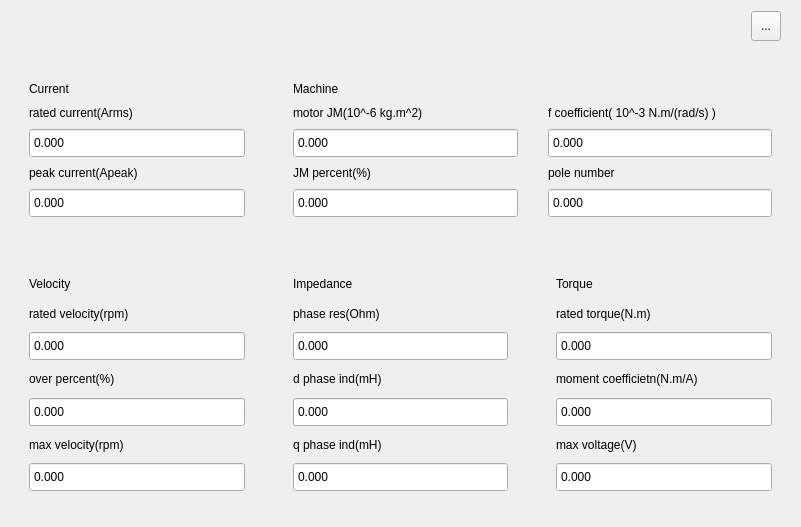
<?xml version="1.0" encoding="UTF-8"?>
<ui version="4.0">
 <class>GraphMotor130</class>
 <widget class="QWidget" name="GraphMotor130">
  <property name="geometry">
   <rect>
    <x>0</x>
    <y>0</y>
    <width>801</width>
    <height>527</height>
   </rect>
  </property>
  <property name="windowTitle">
   <string>Form</string>
  </property>
  <property name="styleSheet">
   <string notr="true"/>
  </property>
  <layout class="QGridLayout" name="gridLayout_2" rowstretch="0,2,3" columnstretch="1,1,1" columnminimumwidth="0,0,0">
   <property name="leftMargin">
    <number>20</number>
   </property>
   <property name="rightMargin">
    <number>20</number>
   </property>
   <property name="bottomMargin">
    <number>20</number>
   </property>
   <property name="spacing">
    <number>30</number>
   </property>
   <item row="0" column="2">
    <layout class="QHBoxLayout" name="hlayout_btn">
     <item>
      <spacer name="horizontalSpacer">
       <property name="orientation">
        <enum>Qt::Horizontal</enum>
       </property>
       <property name="sizeHint" stdset="0">
        <size>
         <width>40</width>
         <height>20</height>
        </size>
       </property>
      </spacer>
     </item>
     <item>
      <widget class="QToolButton" name="tbtn_motorDB">
       <property name="minimumSize">
        <size>
         <width>30</width>
         <height>30</height>
        </size>
       </property>
       <property name="text">
        <string>...</string>
       </property>
      </widget>
     </item>
    </layout>
   </item>
   <item row="1" column="0">
    <widget class="QWidget" name="widget_currentPrm" native="true">
     <layout class="QVBoxLayout" name="verticalLayout">
      <property name="leftMargin">
       <number>9</number>
      </property>
      <property name="topMargin">
       <number>9</number>
      </property>
      <property name="rightMargin">
       <number>9</number>
      </property>
      <property name="bottomMargin">
       <number>15</number>
      </property>
      <item>
       <widget class="QLabel" name="label_motorCur">
        <property name="text">
         <string>Current</string>
        </property>
       </widget>
      </item>
      <item>
       <widget class="QLabel" name="label_2">
        <property name="text">
         <string>rated current(Arms)</string>
        </property>
        <property name="margin">
         <number>0</number>
        </property>
       </widget>
      </item>
      <item>
       <widget class="QDoubleSpinBox" name="dspinBox_iRat">
        <property name="minimumSize">
         <size>
          <width>0</width>
          <height>30</height>
         </size>
        </property>
        <property name="wrapping">
         <bool>false</bool>
        </property>
        <property name="frame">
         <bool>true</bool>
        </property>
        <property name="buttonSymbols">
         <enum>QAbstractSpinBox::NoButtons</enum>
        </property>
        <property name="decimals">
         <number>3</number>
        </property>
        <property name="maximum">
         <double>4294967296.000000000000000</double>
        </property>
       </widget>
      </item>
      <item>
       <widget class="QLabel" name="label_3">
        <property name="text">
         <string>peak current(Apeak)</string>
        </property>
       </widget>
      </item>
      <item>
       <widget class="QDoubleSpinBox" name="dspinBox_iMax">
        <property name="minimumSize">
         <size>
          <width>0</width>
          <height>30</height>
         </size>
        </property>
        <property name="wrapping">
         <bool>false</bool>
        </property>
        <property name="frame">
         <bool>true</bool>
        </property>
        <property name="buttonSymbols">
         <enum>QAbstractSpinBox::NoButtons</enum>
        </property>
        <property name="decimals">
         <number>3</number>
        </property>
        <property name="maximum">
         <double>4294967296.000000000000000</double>
        </property>
       </widget>
      </item>
     </layout>
    </widget>
   </item>
   <item row="1" column="1" colspan="2">
    <widget class="QWidget" name="widget_machinePrm" native="true">
     <layout class="QGridLayout" name="gridLayout">
      <property name="leftMargin">
       <number>9</number>
      </property>
      <property name="rightMargin">
       <number>9</number>
      </property>
      <property name="bottomMargin">
       <number>15</number>
      </property>
      <property name="horizontalSpacing">
       <number>30</number>
      </property>
      <item row="0" column="0" colspan="2">
       <widget class="QLabel" name="label_MotorMac">
        <property name="text">
         <string>Machine</string>
        </property>
       </widget>
      </item>
      <item row="1" column="0">
       <widget class="QLabel" name="label_23">
        <property name="text">
         <string>motor JM(10^-6 kg.m^2)</string>
        </property>
       </widget>
      </item>
      <item row="1" column="1">
       <widget class="QLabel" name="label_25">
        <property name="text">
         <string>f coefficient( 10^-3 N.m/(rad/s) )</string>
        </property>
       </widget>
      </item>
      <item row="2" column="0">
       <widget class="QDoubleSpinBox" name="dspinBox_Jm">
        <property name="minimumSize">
         <size>
          <width>0</width>
          <height>30</height>
         </size>
        </property>
        <property name="wrapping">
         <bool>false</bool>
        </property>
        <property name="frame">
         <bool>true</bool>
        </property>
        <property name="buttonSymbols">
         <enum>QAbstractSpinBox::NoButtons</enum>
        </property>
        <property name="decimals">
         <number>3</number>
        </property>
        <property name="maximum">
         <double>4294967296.000000000000000</double>
        </property>
       </widget>
      </item>
      <item row="2" column="1">
       <widget class="QDoubleSpinBox" name="dspinBox_fcoe">
        <property name="minimumSize">
         <size>
          <width>0</width>
          <height>30</height>
         </size>
        </property>
        <property name="inputMethodHints">
         <set>Qt::ImhFormattedNumbersOnly</set>
        </property>
        <property name="wrapping">
         <bool>false</bool>
        </property>
        <property name="frame">
         <bool>true</bool>
        </property>
        <property name="buttonSymbols">
         <enum>QAbstractSpinBox::NoButtons</enum>
        </property>
        <property name="decimals">
         <number>3</number>
        </property>
        <property name="maximum">
         <double>4294967296.000000000000000</double>
        </property>
       </widget>
      </item>
      <item row="3" column="0">
       <widget class="QLabel" name="label_24">
        <property name="text">
         <string>JM percent(%)</string>
        </property>
       </widget>
      </item>
      <item row="3" column="1">
       <widget class="QLabel" name="label_26">
        <property name="text">
         <string>pole number</string>
        </property>
       </widget>
      </item>
      <item row="4" column="0">
       <widget class="QDoubleSpinBox" name="dspinBox_JmPercent">
        <property name="minimumSize">
         <size>
          <width>0</width>
          <height>30</height>
         </size>
        </property>
        <property name="wrapping">
         <bool>false</bool>
        </property>
        <property name="frame">
         <bool>true</bool>
        </property>
        <property name="buttonSymbols">
         <enum>QAbstractSpinBox::NoButtons</enum>
        </property>
        <property name="decimals">
         <number>3</number>
        </property>
        <property name="maximum">
         <double>4294967296.000000000000000</double>
        </property>
       </widget>
      </item>
      <item row="4" column="1">
       <widget class="QDoubleSpinBox" name="dspinBox_pole">
        <property name="minimumSize">
         <size>
          <width>0</width>
          <height>30</height>
         </size>
        </property>
        <property name="wrapping">
         <bool>false</bool>
        </property>
        <property name="frame">
         <bool>true</bool>
        </property>
        <property name="buttonSymbols">
         <enum>QAbstractSpinBox::NoButtons</enum>
        </property>
        <property name="decimals">
         <number>3</number>
        </property>
        <property name="maximum">
         <double>4294967296.000000000000000</double>
        </property>
       </widget>
      </item>
     </layout>
    </widget>
   </item>
   <item row="2" column="0">
    <widget class="QWidget" name="widget_velocityPrm" native="true">
     <layout class="QVBoxLayout" name="verticalLayout_3">
      <property name="leftMargin">
       <number>9</number>
      </property>
      <property name="rightMargin">
       <number>9</number>
      </property>
      <property name="bottomMargin">
       <number>15</number>
      </property>
      <item>
       <widget class="QLabel" name="label_motorVel">
        <property name="text">
         <string>Velocity</string>
        </property>
       </widget>
      </item>
      <item>
       <widget class="QLabel" name="label_5">
        <property name="text">
         <string>rated velocity(rpm)</string>
        </property>
       </widget>
      </item>
      <item>
       <widget class="QDoubleSpinBox" name="dspinBox_vRat">
        <property name="minimumSize">
         <size>
          <width>0</width>
          <height>30</height>
         </size>
        </property>
        <property name="wrapping">
         <bool>false</bool>
        </property>
        <property name="frame">
         <bool>true</bool>
        </property>
        <property name="buttonSymbols">
         <enum>QAbstractSpinBox::NoButtons</enum>
        </property>
        <property name="decimals">
         <number>3</number>
        </property>
        <property name="maximum">
         <double>4294967296.000000000000000</double>
        </property>
       </widget>
      </item>
      <item>
       <widget class="QLabel" name="label_6">
        <property name="text">
         <string>over percent(%)</string>
        </property>
       </widget>
      </item>
      <item>
       <widget class="QDoubleSpinBox" name="dspinBox_vOver">
        <property name="minimumSize">
         <size>
          <width>0</width>
          <height>30</height>
         </size>
        </property>
        <property name="wrapping">
         <bool>false</bool>
        </property>
        <property name="frame">
         <bool>true</bool>
        </property>
        <property name="buttonSymbols">
         <enum>QAbstractSpinBox::NoButtons</enum>
        </property>
        <property name="decimals">
         <number>3</number>
        </property>
        <property name="maximum">
         <double>4294967296.000000000000000</double>
        </property>
       </widget>
      </item>
      <item>
       <widget class="QLabel" name="label_7">
        <property name="text">
         <string>max velocity(rpm)</string>
        </property>
       </widget>
      </item>
      <item>
       <widget class="QDoubleSpinBox" name="dspinBox_vMax">
        <property name="minimumSize">
         <size>
          <width>0</width>
          <height>30</height>
         </size>
        </property>
        <property name="wrapping">
         <bool>false</bool>
        </property>
        <property name="frame">
         <bool>true</bool>
        </property>
        <property name="buttonSymbols">
         <enum>QAbstractSpinBox::NoButtons</enum>
        </property>
        <property name="decimals">
         <number>3</number>
        </property>
        <property name="maximum">
         <double>4294967296.000000000000000</double>
        </property>
       </widget>
      </item>
     </layout>
    </widget>
   </item>
   <item row="2" column="1">
    <widget class="QWidget" name="widget_impedancePrm" native="true">
     <layout class="QVBoxLayout" name="verticalLayout_5">
      <property name="leftMargin">
       <number>9</number>
      </property>
      <property name="rightMargin">
       <number>9</number>
      </property>
      <property name="bottomMargin">
       <number>15</number>
      </property>
      <item>
       <widget class="QLabel" name="label_MotorImp">
        <property name="text">
         <string>Impedance</string>
        </property>
       </widget>
      </item>
      <item>
       <widget class="QLabel" name="label_9">
        <property name="text">
         <string>phase res(Ohm)</string>
        </property>
       </widget>
      </item>
      <item>
       <widget class="QDoubleSpinBox" name="dspinBox_rm">
        <property name="minimumSize">
         <size>
          <width>0</width>
          <height>30</height>
         </size>
        </property>
        <property name="wrapping">
         <bool>false</bool>
        </property>
        <property name="frame">
         <bool>true</bool>
        </property>
        <property name="buttonSymbols">
         <enum>QAbstractSpinBox::NoButtons</enum>
        </property>
        <property name="decimals">
         <number>3</number>
        </property>
        <property name="maximum">
         <double>4294967296.000000000000000</double>
        </property>
       </widget>
      </item>
      <item>
       <widget class="QLabel" name="label_10">
        <property name="text">
         <string>d phase ind(mH)</string>
        </property>
       </widget>
      </item>
      <item>
       <widget class="QDoubleSpinBox" name="dspinBox_ldm">
        <property name="minimumSize">
         <size>
          <width>0</width>
          <height>30</height>
         </size>
        </property>
        <property name="wrapping">
         <bool>false</bool>
        </property>
        <property name="frame">
         <bool>true</bool>
        </property>
        <property name="buttonSymbols">
         <enum>QAbstractSpinBox::NoButtons</enum>
        </property>
        <property name="decimals">
         <number>3</number>
        </property>
        <property name="maximum">
         <double>4294967296.000000000000000</double>
        </property>
       </widget>
      </item>
      <item>
       <widget class="QLabel" name="label_11">
        <property name="text">
         <string>q phase ind(mH)</string>
        </property>
       </widget>
      </item>
      <item>
       <widget class="QDoubleSpinBox" name="dspinBox_lqm">
        <property name="minimumSize">
         <size>
          <width>0</width>
          <height>30</height>
         </size>
        </property>
        <property name="wrapping">
         <bool>false</bool>
        </property>
        <property name="frame">
         <bool>true</bool>
        </property>
        <property name="buttonSymbols">
         <enum>QAbstractSpinBox::NoButtons</enum>
        </property>
        <property name="decimals">
         <number>3</number>
        </property>
        <property name="maximum">
         <double>4294967296.000000000000000</double>
        </property>
       </widget>
      </item>
     </layout>
    </widget>
   </item>
   <item row="2" column="2">
    <widget class="QWidget" name="widget_torquePrm" native="true">
     <layout class="QVBoxLayout" name="verticalLayout_7">
      <property name="leftMargin">
       <number>9</number>
      </property>
      <property name="rightMargin">
       <number>9</number>
      </property>
      <property name="bottomMargin">
       <number>15</number>
      </property>
      <item>
       <widget class="QLabel" name="label_motorTor">
        <property name="text">
         <string>Torque</string>
        </property>
       </widget>
      </item>
      <item>
       <widget class="QLabel" name="label_13">
        <property name="text">
         <string>rated torque(N.m)</string>
        </property>
       </widget>
      </item>
      <item>
       <widget class="QDoubleSpinBox" name="dspinBox_torque">
        <property name="minimumSize">
         <size>
          <width>0</width>
          <height>30</height>
         </size>
        </property>
        <property name="wrapping">
         <bool>false</bool>
        </property>
        <property name="frame">
         <bool>true</bool>
        </property>
        <property name="buttonSymbols">
         <enum>QAbstractSpinBox::NoButtons</enum>
        </property>
        <property name="decimals">
         <number>3</number>
        </property>
        <property name="maximum">
         <double>4294967296.000000000000000</double>
        </property>
       </widget>
      </item>
      <item>
       <widget class="QLabel" name="label_14">
        <property name="text">
         <string>moment coefficietn(N.m/A)</string>
        </property>
       </widget>
      </item>
      <item>
       <widget class="QDoubleSpinBox" name="dspinBox_phim">
        <property name="minimumSize">
         <size>
          <width>0</width>
          <height>30</height>
         </size>
        </property>
        <property name="wrapping">
         <bool>false</bool>
        </property>
        <property name="frame">
         <bool>true</bool>
        </property>
        <property name="buttonSymbols">
         <enum>QAbstractSpinBox::NoButtons</enum>
        </property>
        <property name="decimals">
         <number>3</number>
        </property>
        <property name="maximum">
         <double>4294967296.000000000000000</double>
        </property>
       </widget>
      </item>
      <item>
       <widget class="QLabel" name="label_15">
        <property name="text">
         <string>max voltage(V)</string>
        </property>
       </widget>
      </item>
      <item>
       <widget class="QDoubleSpinBox" name="dspinBox_maxVoltage">
        <property name="minimumSize">
         <size>
          <width>0</width>
          <height>30</height>
         </size>
        </property>
        <property name="wrapping">
         <bool>false</bool>
        </property>
        <property name="frame">
         <bool>true</bool>
        </property>
        <property name="buttonSymbols">
         <enum>QAbstractSpinBox::NoButtons</enum>
        </property>
        <property name="decimals">
         <number>3</number>
        </property>
        <property name="maximum">
         <double>380.000000000000000</double>
        </property>
       </widget>
      </item>
     </layout>
    </widget>
   </item>
  </layout>
  <zorder>widget_currentPrm</zorder>
  <zorder>widget_velocityPrm</zorder>
  <zorder>widget_impedancePrm</zorder>
  <zorder>widget_torquePrm</zorder>
  <zorder></zorder>
  <zorder>widget_machinePrm</zorder>
 </widget>
 <resources/>
 <connections/>
</ui>
